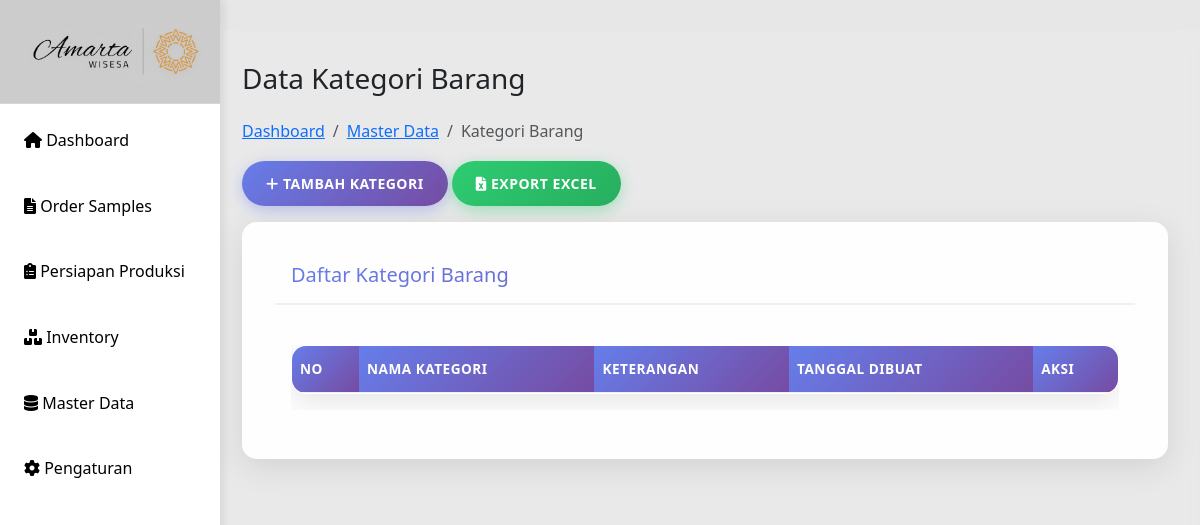
Before: /kategori-barang.php with the older database file.
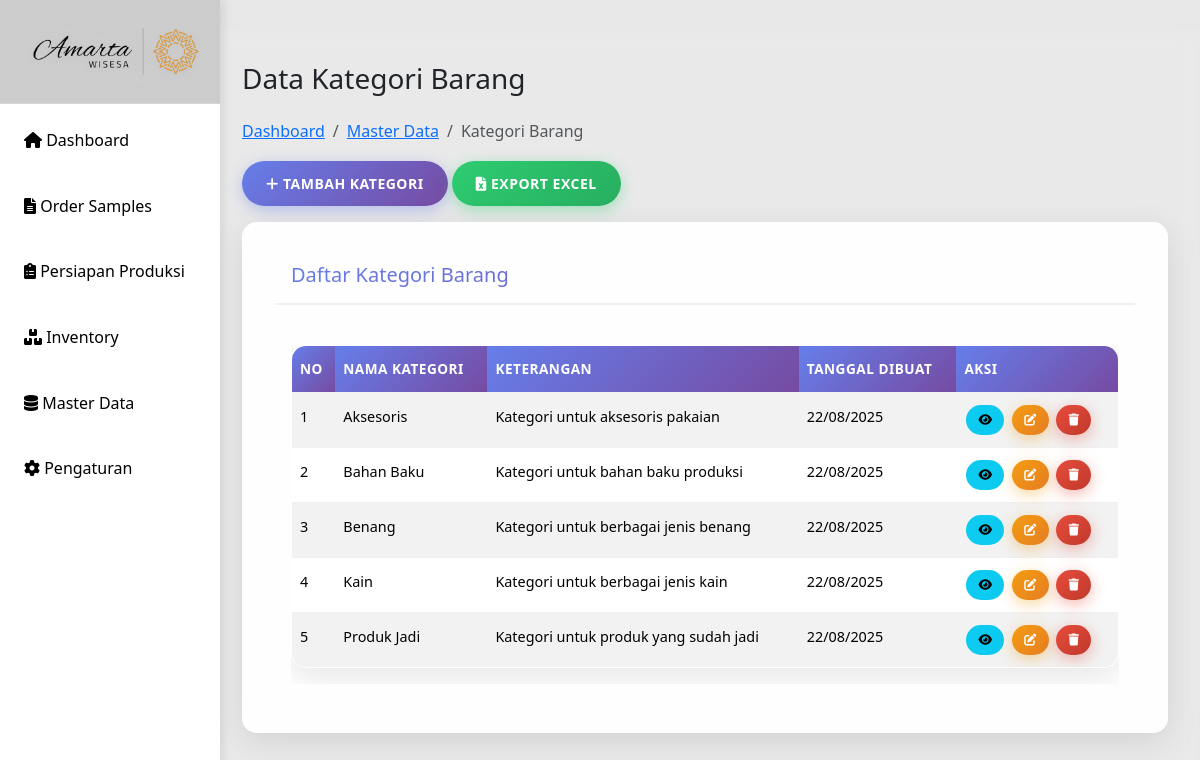
After: the same page with the newer database file.
### tables this page shows
CREATE TABLE `kategori_barang` (
  `id_kategori` int(11) NOT NULL,
  `nama_kategori` varchar(255) NOT NULL,
  `keterangan` text DEFAULT NULL,
  `created_at` timestamp NOT NULL DEFAULT current_timestamp(),
  `updated_at` timestamp NOT NULL DEFAULT current_timestamp() ON UPDATE current_timestamp()
);

### kategori-barang.php (the view, shortened to what this page needs)
<?php
include 'config/db.php';
include 'includes/header.php';
$sql = "SELECT * FROM kategori_barang ORDER BY nama_kategori";
$result = mysqli_query($conn, $sql);
$kategoriList = mysqli_fetch_all($result, MYSQLI_ASSOC);
?>
<div class="main-content">
    <div class="row">
        <div class="col-12">
            <h1 class="h3 mb-4">Data Kategori Barang</h1>
            <nav aria-label="breadcrumb">
                <ol class="breadcrumb">
                    <li class="breadcrumb-item"><a href="index.php">Dashboard</a></li>
                    <li class="breadcrumb-item"><a href="master-data.php">Master Data</a></li>
                    <li class="breadcrumb-item active">Kategori Barang</li>
                </ol>
            </nav>
            <div class="mb-3">
                <button type="button" class="btn btn-primary" data-bs-toggle="modal" data-bs-target="#tambahKategoriModal">
                    <i class="fas fa-plus"></i> Tambah Kategori
                </button>
                <button type="button" class="btn btn-success">
                    <i class="fas fa-file-excel"></i> Export Excel
                </button>
            </div>
            <div class="card">
                <div class="card-header">
                    <h5 class="card-title mb-0">Daftar Kategori Barang</h5>
                </div>
                <div class="card-body">
                    <div class="table-responsive">
                        <table class="table table-striped table-hover" id="tabelKategori">
                            <thead>
                                <tr>
                                    <th>No</th>
                                    <th>Nama Kategori</th>
                                    <th>Keterangan</th>
                                    <th>Tanggal Dibuat</th>
                                    <th>Aksi</th>
                                </tr>
                            </thead>
                            <tbody>
                                <?php $no = 1; foreach ($kategoriList as $kategori): ?>
                                <tr>
                                    <td><?= $no++; ?></td>
                                    <td><?= htmlspecialchars($kategori['nama_kategori']); ?></td>
                                    <td><?= htmlspecialchars($kategori['keterangan']); ?></td>
                                    <td><?= date('d/m/Y', strtotime($kategori['created_at'])); ?></td>
                                    <td>
                                        <a href="detail-kategori.php?id=<?= $kategori['id_kategori']; ?>" class="btn btn-sm btn-info">
                                            <i class="fas fa-eye"></i>
                                        </a>
                                        <a href="edit-kategori.php?id=<?= $kategori['id_kategori']; ?>" class="btn btn-sm btn-warning">
                                            <i class="fas fa-edit"></i>
                                        </a>
                                        <button type="button" class="btn btn-sm btn-danger" onclick="hapusKategori(<?= $kategori['id_kategori']; ?>)">
                                            <i class="fas fa-trash"></i>
                                        </button>
                                    </td>
                                </tr>
                                <?php endforeach; ?>
                            </tbody>
                        </table>
                    </div>
                </div>
            </div>
        </div>
    </div>
</div>
<?php
include 'includes/footer.php';
?>

Changed rows visible on the page:
added kategori_barang: nama_kategori "Aksesoris", keterangan "Kategori untuk aksesoris pakaian", created_at "22/08/2025"
added kategori_barang: nama_kategori "Bahan Baku", keterangan "Kategori untuk bahan baku produksi", created_at "22/08/2025"
added kategori_barang: nama_kategori "Benang", keterangan "Kategori untuk berbagai jenis benang", created_at "22/08/2025"
added kategori_barang: nama_kategori "Kain", keterangan "Kategori untuk berbagai jenis kain", created_at "22/08/2025"
added kategori_barang: nama_kategori "Produk Jadi", keterangan "Kategori untuk produk yang sudah jadi", created_at "22/08/2025"
